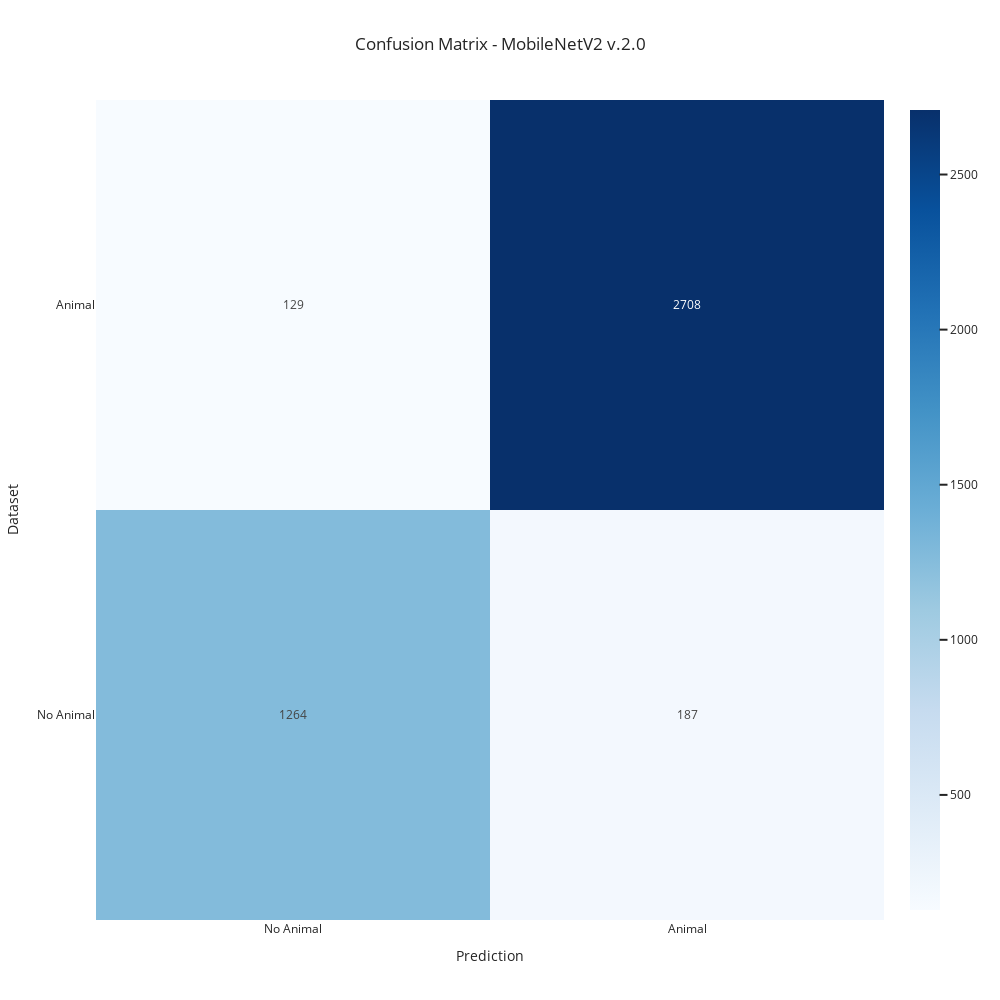

The code cell stored with this chart in its notebook:
### Code cell
import plotly.graph_objects as go
from sklearn.metrics import confusion_matrix

# Obtener las clases predichas a partir de las probabilidades
y_pred_class = (y_pred_prob > 0.5).astype(int)  # Para clasificación binaria

# Calcular la matriz de confusión
conf_matrix = confusion_matrix(y_true, y_pred_class)

# Crear etiquetas con los números
conf_matrix_text = [[str(value) for value in row] for row in conf_matrix]

# Crear el heatmap con Plotly
fig = go.Figure(
    data=go.Heatmap(
        z=conf_matrix,
        x=["No Animal", "Animal"],  # Predicted labels
        y=["No Animal", "Animal"],  # Actual labels
        text=conf_matrix_text,  # Añadir los valores como texto
        texttemplate="%{text}",  # Mostrar los valores en las celdas
        colorscale="Blues",
        showscale=True,
    )
)

# Configurar diseño
fig.update_layout(
    title=f"Confusion Matrix - {model_name} {version}",
    xaxis_title="Prediction",
    yaxis_title="Dataset",
    xaxis=dict(tickmode="array", tickvals=[0, 1], ticktext=["No Animal", "Animal"]),
    yaxis=dict(tickmode="array", tickvals=[0, 1], ticktext=["No Animal", "Animal"]),
    template="seaborn",
    width=1000,
    height=1000,
)

# Mostrar la figura
fig.show()

### Figure 1 — Plotly figure (JSON) as saved in the notebook; plotly's stock layout.template omitted (floating-point values rounded to 4 significant figures)
{"data": [{"colorscale": [[0, "rgb(247,251,255)"], [0.125, "rgb(222,235,247)"], [0.25, "rgb(198,219,239)"], [0.375, "rgb(158,202,225)"], [0.5, "rgb(107,174,214)"], [0.625, "rgb(66,146,198)"], [0.75, "rgb(33,113,181)"], [0.875, "rgb(8,81,156)"], [1, "rgb(8,48,107)"]], "showscale": true, "text": [["1264", "187"], ["129", "2708"]], "texttemplate": "%{text}", "type": "heatmap", "x": ["No Animal", "Animal"], "y": ["No Animal", "Animal"], "z": [[1264, 187], [129, 2708]]}], "layout": {"height": 1000, "title": {"text": "Confusion Matrix - MobileNetV2 v.2.0"}, "width": 1000, "xaxis": {"tickmode": "array", "ticktext": ["No Animal", "Animal"], "tickvals": [0, 1], "title": {"text": "Prediction"}}, "yaxis": {"tickmode": "array", "ticktext": ["No Animal", "Animal"], "tickvals": [0, 1], "title": {"text": "Dataset"}}}}
